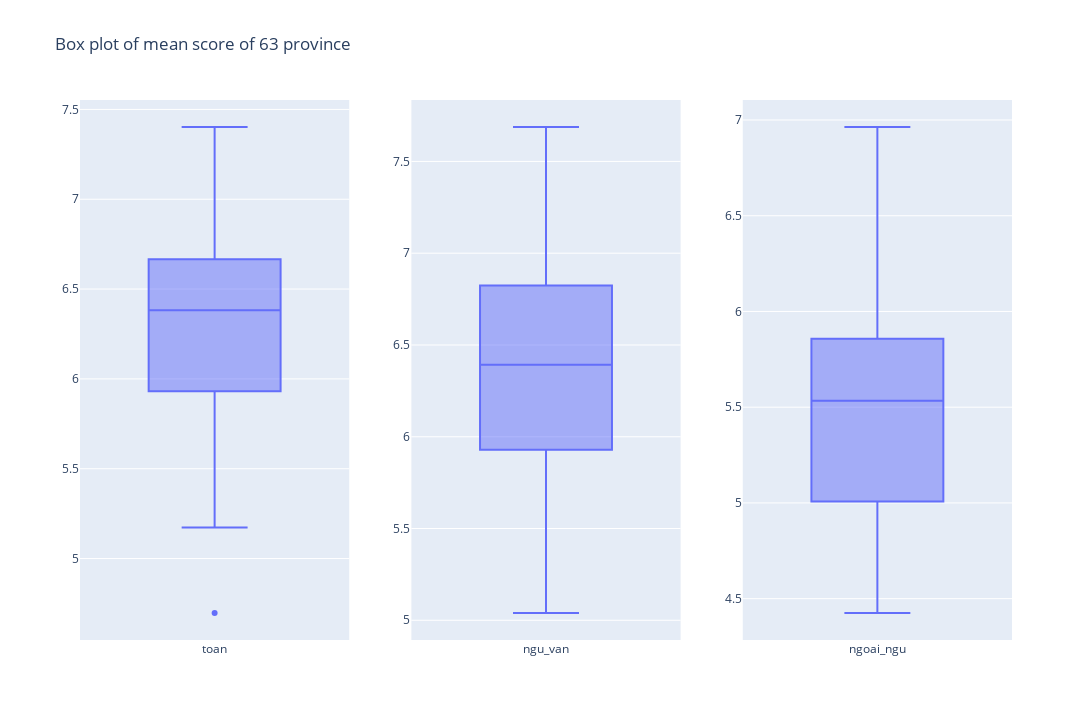

Notebook cell for this chart:
### Code cell
import plotly.express as px
from plotly.subplots import make_subplots
fig = make_subplots(rows=1, cols=3)
fig1 = px.box(val["toan"])
fig2 = px.box(val["ngu_van"])
fig3 = px.box(val["ngoai_ngu"])
fig.add_trace(fig1["data"][0], row=1, col=1)
fig.add_trace(fig2["data"][0], row=1, col=2)
fig.add_trace(fig3["data"][0], row=1, col=3)
fig.update_layout(height=720, width=1366, title_text="Box plot of mean score of 63 province")

### Figure 1 — Plotly figure (JSON) as saved in the notebook; plotly's stock layout.template omitted (floating-point values rounded to 4 significant figures)
{"data": [{"alignmentgroup": "True", "hovertemplate": "variable=%{x}<br>value=%{y}<extra></extra>", "legendgroup": "", "marker": {"color": "#636efa"}, "name": "", "notched": false, "offsetgroup": "", "orientation": "v", "showlegend": false, "type": "box", "x": ["toan", "toan", "toan", "toan", "toan", "toan", "toan", "toan", "toan", "toan", "toan", "toan", "toan", "toan", "toan", "toan", "toan", "toan", "toan", "toan", "toan", "toan", "toan", "toan", "toan", "toan", "toan", "toan", "toan", "toan", "toan", "toan", "toan", "toan", "toan", "toan", "toan", "toan", "toan", "toan", "toan", "toan", "toan", "toan", "toan", "toan", "toan", "toan", "toan", "toan", "toan", "toan", "toan", "toan", "toan", "toan", "toan", "toan", "toan", "toan", "toan", "toan", "toan"], "x0": " ", "xaxis": "x", "y": [6.766, 7.057, 6.916, 6.75, 4.697, 5.173, 5.816, 6.228, 5.79, 5.53, 5.552, 5.922, 5.622, 5.287, 6.446, 6.92, 5.934, 6.469, 6.875, 6.705, 6.627, 5.342, 6.981, 7.402, 6.997, 6.999, 6.08, 6.319, 6.548, 5.931, 6.2, 6.491, 6.355, 6.382, 6.296, 6.629, 6.045, 6.224, 5.863, 6.423, 6.617, 6.232, 7.145, 6.038, 6.426, 6.393, 6.293, 6.677, 6.485, 6.533, 6.729, 6.821, 6.002, 6.487, 6.506, 6.539, 5.745, 5.922, 6.678, 6.176, 5.481, 6.017, 5.868], "y0": " ", "yaxis": "y"}, {"alignmentgroup": "True", "hovertemplate": "variable=%{x}<br>value=%{y}<extra></extra>", "legendgroup": "", "marker": {"color": "#636efa"}, "name": "", "notched": false, "offsetgroup": "", "orientation": "v", "showlegend": false, "type": "box", "x": ["ngu_van", "ngu_van", "ngu_van", "ngu_van", "ngu_van", "ngu_van", "ngu_van", "ngu_van", "ngu_van", "ngu_van", "ngu_van", "ngu_van", "ngu_van", "ngu_van", "ngu_van", "ngu_van", "ngu_van", "ngu_van", "ngu_van", "ngu_van", "ngu_van", "ngu_van", "ngu_van", "ngu_van", "ngu_van", "ngu_van", "ngu_van", "ngu_van", "ngu_van", "ngu_van", "ngu_van", "ngu_van", "ngu_van", "ngu_van", "ngu_van", "ngu_van", "ngu_van", "ngu_van", "ngu_van", "ngu_van", "ngu_van", "ngu_van", "ngu_van", "ngu_van", "ngu_van", "ngu_van", "ngu_van", "ngu_van", "ngu_van", "ngu_van", "ngu_van", "ngu_van", "ngu_van", "ngu_van", "ngu_van", "ngu_van", "ngu_van", "ngu_van", "ngu_van", "ngu_van", "ngu_van", "ngu_van", "ngu_van"], "x0": " ", "xaxis": "x2", "y": [6.653, 6.341, 7.688, 5.822, 5.252, 5.735, 5.04, 6.537, 6.366, 5.897, 6.27, 6.531, 6.189, 5.795, 6.963, 7.437, 6.233, 6.821, 7.083, 6.825, 5.759, 6.886, 7.363, 7.214, 6.392, 7.356, 7.182, 7.208, 7.341, 6.096, 5.602, 6.448, 5.975, 6.532, 5.373, 6.198, 6.019, 5.568, 6.0, 6.033, 6.718, 5.823, 7.082, 6.071, 6.561, 6.507, 5.914, 6.226, 6.637, 6.832, 6.484, 7.026, 6.189, 6.558, 5.796, 5.889, 5.76, 6.41, 6.915, 6.612, 6.467, 5.406, 6.069], "y0": " ", "yaxis": "y2"}, {"alignmentgroup": "True", "hovertemplate": "variable=%{x}<br>value=%{y}<extra></extra>", "legendgroup": "", "marker": {"color": "#636efa"}, "name": "", "notched": false, "offsetgroup": "", "orientation": "v", "showlegend": false, "type": "box", "x": ["ngoai_ngu", "ngoai_ngu", "ngoai_ngu", "ngoai_ngu", "ngoai_ngu", "ngoai_ngu", "ngoai_ngu", "ngoai_ngu", "ngoai_ngu", "ngoai_ngu", "ngoai_ngu", "ngoai_ngu", "ngoai_ngu", "ngoai_ngu", "ngoai_ngu", "ngoai_ngu", "ngoai_ngu", "ngoai_ngu", "ngoai_ngu", "ngoai_ngu", "ngoai_ngu", "ngoai_ngu", "ngoai_ngu", "ngoai_ngu", "ngoai_ngu", "ngoai_ngu", "ngoai_ngu", "ngoai_ngu", "ngoai_ngu", "ngoai_ngu", "ngoai_ngu", "ngoai_ngu", "ngoai_ngu", "ngoai_ngu", "ngoai_ngu", "ngoai_ngu", "ngoai_ngu", "ngoai_ngu", "ngoai_ngu", "ngoai_ngu", "ngoai_ngu", "ngoai_ngu", "ngoai_ngu", "ngoai_ngu", "ngoai_ngu", "ngoai_ngu", "ngoai_ngu", "ngoai_ngu", "ngoai_ngu", "ngoai_ngu", "ngoai_ngu", "ngoai_ngu", "ngoai_ngu", "ngoai_ngu", "ngoai_ngu", "ngoai_ngu", "ngoai_ngu", "ngoai_ngu", "ngoai_ngu", "ngoai_ngu", "ngoai_ngu", "ngoai_ngu", "ngoai_ngu"], "x0": " ", "xaxis": "x3", "y": [6.477, 6.88, 6.26, 6.285, 4.469, 5.059, 5.042, 5.353, 5.077, 5.613, 5.238, 5.679, 5.836, 4.977, 5.852, 6.744, 6.137, 5.86, 6.066, 5.972, 5.904, 4.987, 5.834, 6.131, 5.804, 6.113, 5.254, 5.15, 5.811, 4.975, 4.964, 5.266, 5.001, 5.557, 5.026, 5.541, 4.947, 4.934, 4.91, 5.987, 5.572, 5.346, 6.963, 4.974, 5.34, 5.265, 6.27, 5.791, 5.452, 5.533, 6.333, 5.466, 5.263, 5.846, 5.599, 5.593, 4.647, 4.866, 5.543, 4.652, 4.868, 4.523, 4.425], "y0": " ", "yaxis": "y3"}], "layout": {"height": 720, "title": {"text": "Box plot of mean score of 63 province"}, "width": 1366, "xaxis": {"anchor": "y", "domain": [0, 0.2889]}, "xaxis2": {"anchor": "y2", "domain": [0.3556, 0.6444]}, "xaxis3": {"anchor": "y3", "domain": [0.7111, 1]}, "yaxis": {"anchor": "x", "domain": [0, 1]}, "yaxis2": {"anchor": "x2", "domain": [0, 1]}, "yaxis3": {"anchor": "x3", "domain": [0, 1]}}}
